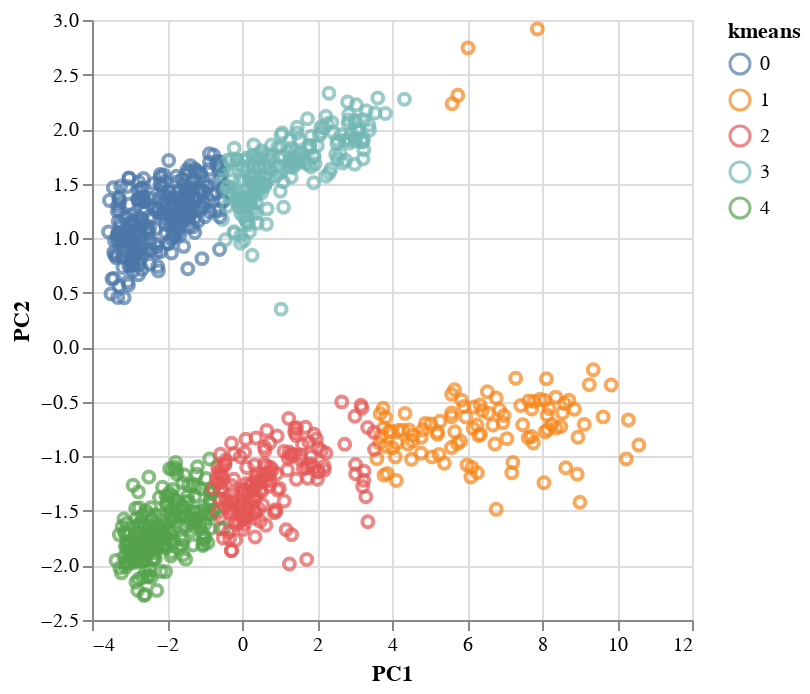

This figure's notebook cell:
### Code cell
alt.Chart(pca_df).mark_point().encode(color='kmeans:N').encode(
    x='PC1', 
    y='PC2'
)

### Figure 1 — Vega-Lite specification as saved in the notebook (floating-point values rounded to 4 significant figures; data arrays with more than 128 entries replaced by an {"elided": "..."} marker saying what was removed)
{"config": {"view": {"continuousWidth": 300, "continuousHeight": 300}}, "data": {"name": "data-0cdc43381c3c24647e1f0b55a85df459"}, "mark": {"type": "point"}, "encoding": {"color": {"field": "kmeans", "type": "nominal"}, "x": {"field": "PC1", "type": "quantitative"}, "y": {"field": "PC2", "type": "quantitative"}}, "$schema": "https://vega.github.io/schema/vega-lite/v5.8.0.json", "datasets": {"data-0cdc43381c3c24647e1f0b55a85df459": {"elided": "983 records"}}}
